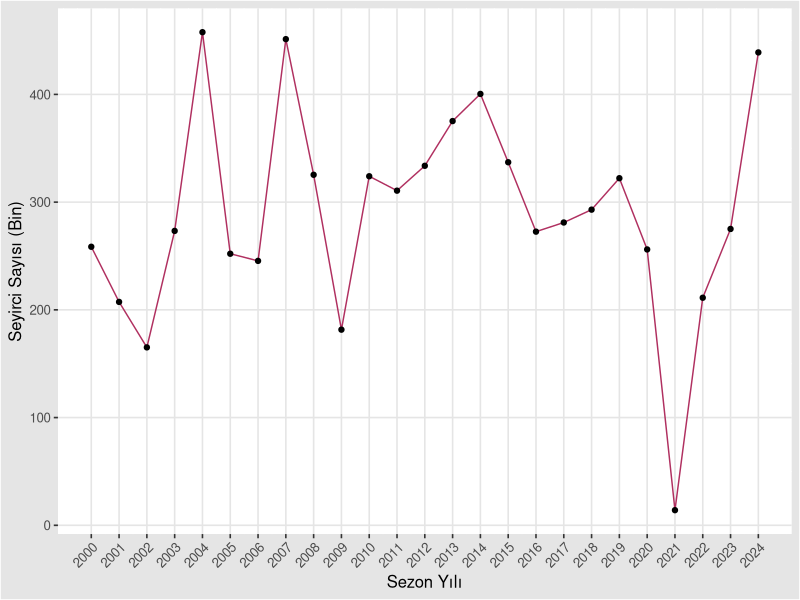
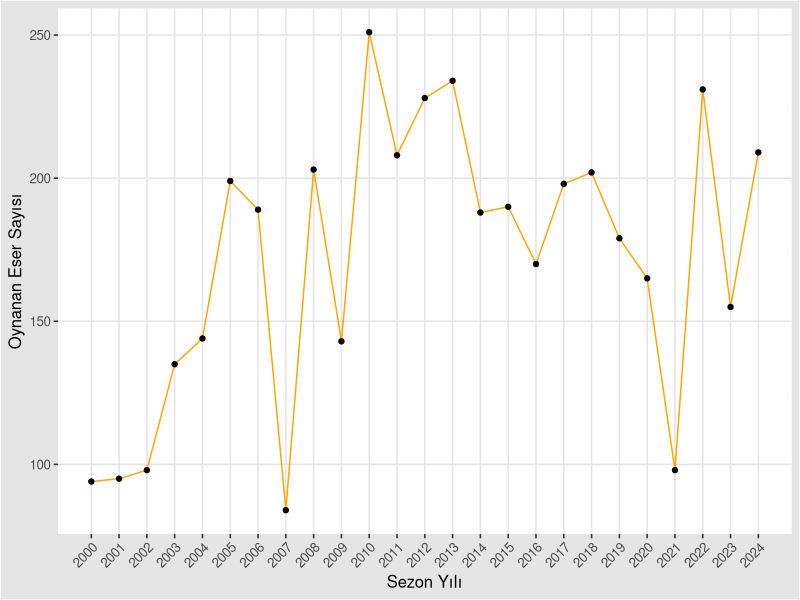
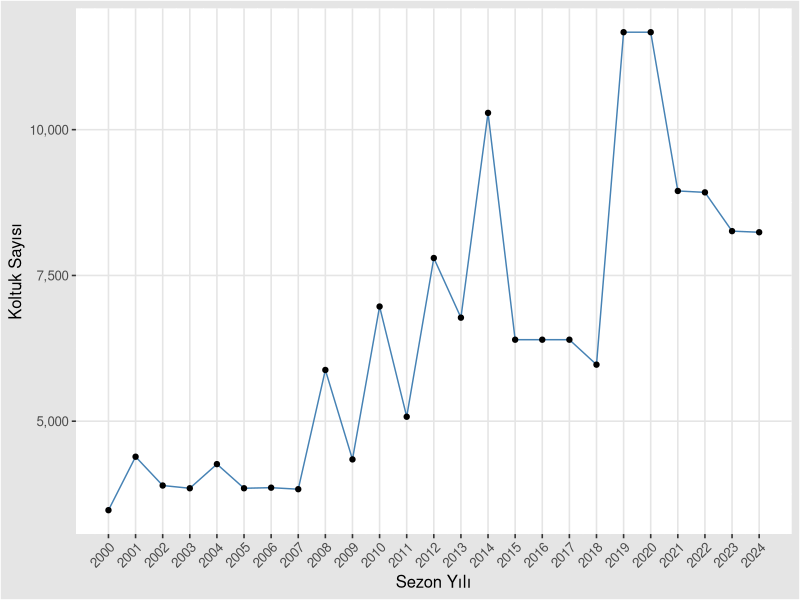
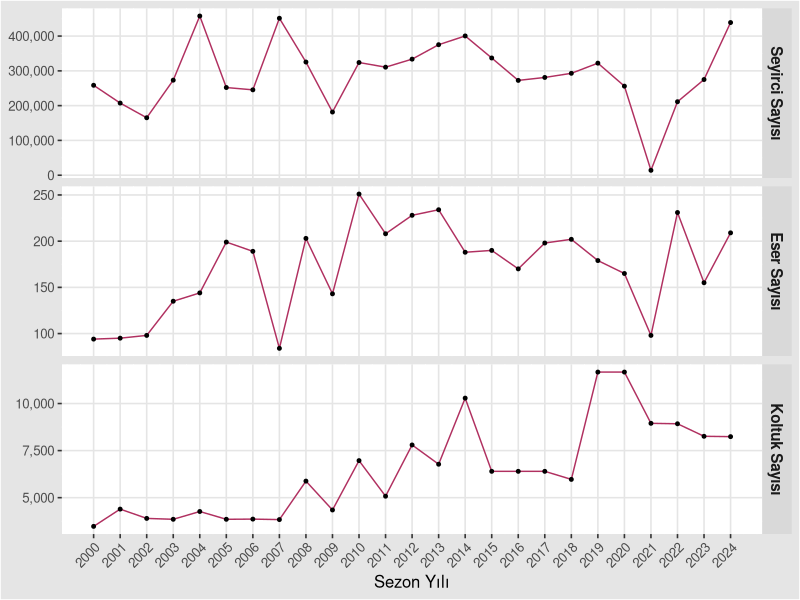
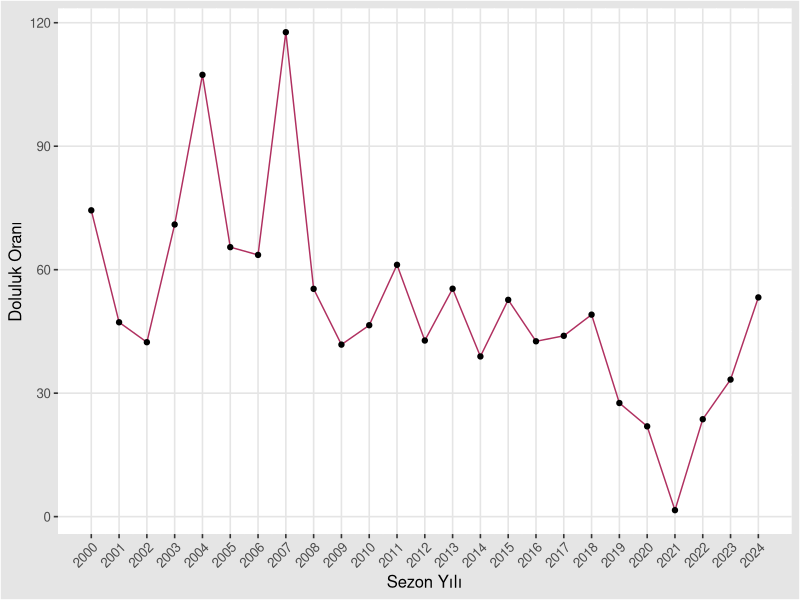
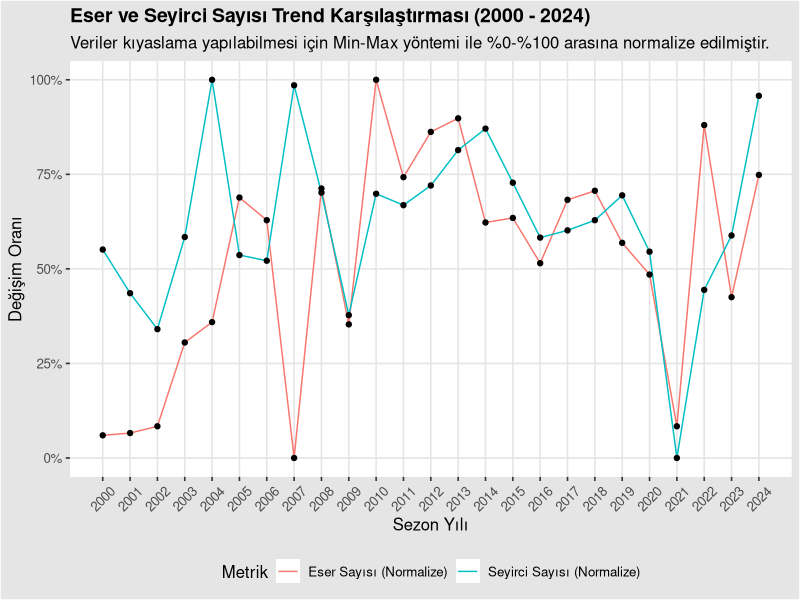

These figures' R source, in order:
## ---- chunk 1

#install.packages("tidyverse", repos = "https://cran.rstudio.com/")
#install.packages("ggthemes", repos =  "https://cran.rstudio.com/")
#install.packages("patchwork", repos =  "https://cran.rstudio.com/")
library(tidyverse)
library(ggplot2)
library(readxl)
#library(knitr)
library(dplyr)
library(scales)
library(ggthemes)
library(tidyr)
#library(patchwork)

operabale <- read_xlsx("operabale.xlsx")
str(operabale)

#view(operabale)
#kable(operabale)
#glimpse(operabale)
#summary(operabale)

anyNA(operabale)

sapply(operabale, class)

sum(duplicated(operabale))

#yıllara göre seyirci sayısı değişimi
ob1 <- operabale |> ggplot(aes(x = sezon_yili, y = toplam_seyirci_sayisi/1000))

ob1 + geom_line(color = "maroon") + 
     geom_point(color = "black") +
     xlab("Sezon Yılı") + 
     ylab("Seyirci Sayısı (Bin)") + 
     scale_x_continuous(breaks = seq(2000, 2024, by = 1)) +
     theme_igray() +
     theme(axis.text.x = element_text(angle = 45, hjust = 1))
     

#yıllara göre oynanan eser sayısı değişimi
ob2 <- operabale |> ggplot(aes(x = sezon_yili, y = toplam_oynanan_eser_sayisi))

ob2 + geom_line(color = "orange") + 
     geom_point(color = "black") +
     xlab("Sezon Yılı") + 
     ylab("Oynanan Eser Sayısı") + 
     scale_x_continuous(breaks = seq(2000, 2024, by = 1)) +
     theme_igray() +
     theme(axis.text.x = element_text(angle = 45, hjust = 1))


#yıllara göre koltuk sayısı değişimi
ob3 <- operabale |> ggplot(aes(x = sezon_yili, y = koltuk_sayisi))

ob3 + geom_line(color = "steelblue") + 
     geom_point(color = "black") +
     xlab("Sezon Yılı") + 
     ylab("Koltuk Sayısı") + 
     scale_y_continuous(labels = comma) + 
     scale_x_continuous(breaks = seq(2000, 2024, by = 1)) +
     theme_igray() +
     theme(axis.text.x = element_text(angle = 45, hjust = 1))

#birlikte göstermek

uzun <- operabale |>
  pivot_longer(
    cols = c(toplam_seyirci_sayisi, toplam_oynanan_eser_sayisi, koltuk_sayisi),
    names_to = "degisken",
    values_to = "deger"
  )

uzun$degisken <- factor(
  uzun$degisken,
  levels = c("toplam_seyirci_sayisi", "toplam_oynanan_eser_sayisi", "koltuk_sayisi"),
  labels = c("Seyirci Sayısı",
             "Eser Sayısı",
             "Koltuk Sayısı")
  
)

ob4 <- uzun |> ggplot(aes(x = sezon_yili, y = deger)) 

ob4 + geom_line(color = "maroon") +
     geom_point(size = 1) +
     facet_grid(degisken ~ ., scales = "free_y") +
     scale_x_continuous(breaks = seq(2000, 2024, by = 1))+
     scale_y_continuous(labels = comma) +
     theme_igray() +
     theme(
     strip.text.y = element_text(size = 11, face = "bold"),
     axis.text.x = element_text(angle = 45, hjust = 1)) +
     labs(x = "Sezon Yılı", y = NULL)


#koltuk sayısına göre salonların doluluk oranı tahmini, kültür-sanat etkinliklerine olan ilgi
dolulukorani <- operabale$toplam_seyirci_sayisi / operabale$koltuk_sayisi

dolulukorani

ob5 <- operabale |> ggplot(aes(x = sezon_yili, y = dolulukorani))

ob5 + geom_line(color = "maroon") + 
     geom_point(color = "black") +
     xlab("Sezon Yılı") + 
     ylab("Doluluk Oranı") + 
     scale_x_continuous(breaks = seq(2000, 2024, by = 1)) +
     theme_igray() +
     theme(axis.text.x = element_text(angle = 45, hjust = 1))


#normalize edilmiş trend grafiği, eser sayısı ve seyirci sayısındaki büyümeyi birlikte görmek için (arz-talep)

# Min-Max Normalizasyon Fonksiyonu
min_max_norm <- function(x) {
  (x - min(x, na.rm = TRUE)) / (max(x, na.rm = TRUE) - min(x, na.rm = TRUE))
}

# Veriyi normalize etme ve uzun formata getirme
normalize_operabale <- operabale |>
  mutate(
    eser_norm = min_max_norm(toplam_oynanan_eser_sayisi),
    seyirci_norm = min_max_norm(toplam_seyirci_sayisi)
  ) |>
  select(sezon_yili, eser_norm, seyirci_norm) |>
  pivot_longer(cols = c(eser_norm, seyirci_norm), 
               names_to = "Metrik", 
               values_to = "Deger") |>
  mutate(Metrik = recode(Metrik, 
                         "eser_norm" = "Eser Sayısı (Normalize)", 
                         "seyirci_norm" = "Seyirci Sayısı (Normalize)"))


ob6 <- normalize_operabale |> ggplot(aes(x = sezon_yili, y = Deger, color = Metrik, group = Metrik)) 
  
 ob6 + geom_line() +
      geom_point(color = "black") +
      scale_y_continuous(labels = scales::percent, limits = c(0, 1)) +
      scale_x_continuous(breaks = seq(2000, 2024, by = 1)) +
      labs(
      title = "Eser ve Seyirci Sayısı Trend Karşılaştırması (2000 - 2024)",
      subtitle = "Veriler kıyaslama yapılabilmesi için Min-Max yöntemi ile %0-%100 arasına normalize edilmiştir.",
      x = "Sezon Yılı",
      y = "Değişim Oranı") +
      theme_igray() +
      theme(
      legend.position = "bottom",
      plot.title = element_text(face = "bold", size = 14),
      axis.text.x = element_text(angle = 45, vjust = 0.5))

#normalize_operabale
#uzun
